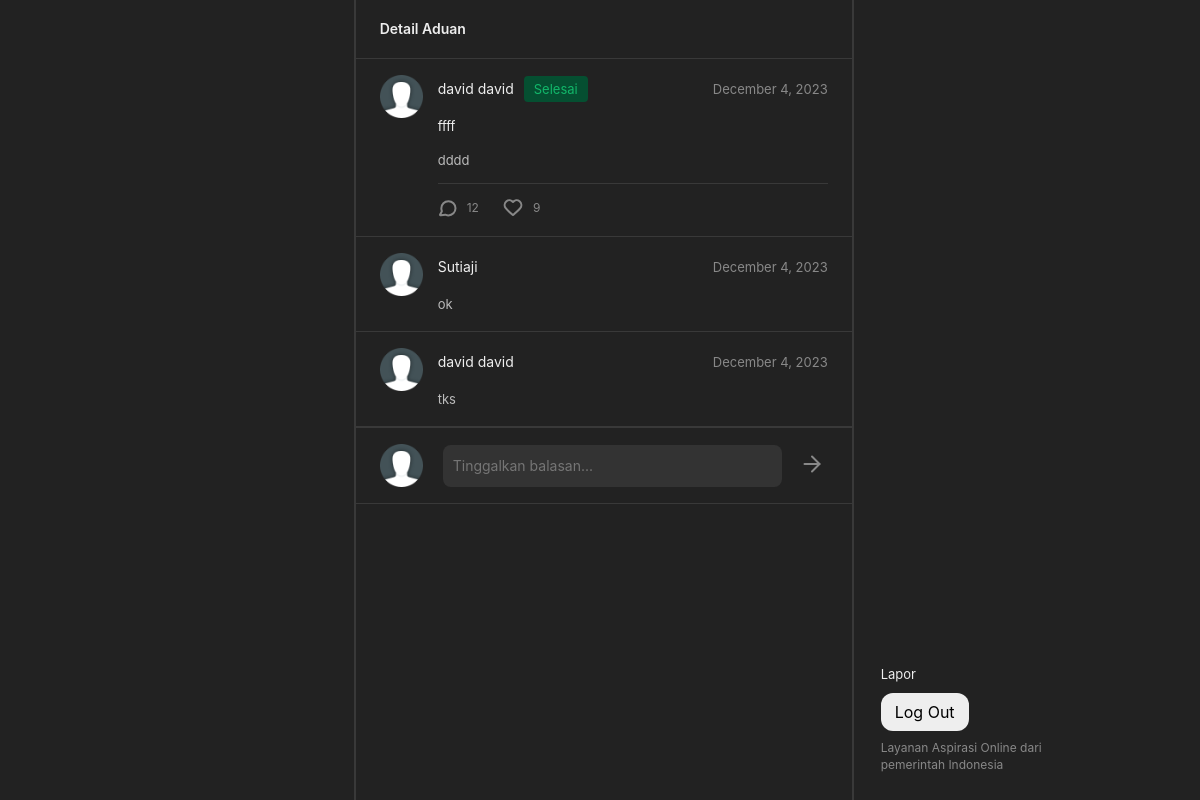
Page /detail_laporan.php?id=12&user_id=6&pelapor_id=20 (signed in) on the committed database.
### tables this page shows
CREATE TABLE `laporan` (
  `id` int(11) NOT NULL,
  `title` varchar(255) NOT NULL,
  `content` longtext NOT NULL,
  `is_anonymous` tinyint(1) NOT NULL,
  `created_at` datetime NOT NULL,
  `updated_at` datetime NOT NULL,
  `status` enum('diverifikasi','ditindaklanjuti','selesai') NOT NULL,
  `user_id` int(11) NOT NULL,
  `instansi_id` int(11) DEFAULT NULL,
  `imagepath` varchar(255) DEFAULT NULL
);

CREATE TABLE `users` (
  `id` int(11) NOT NULL,
  `email` varchar(255) NOT NULL,
  `name` varchar(255) NOT NULL,
  `password` varchar(255) NOT NULL,
  `usertype` enum('masyarakat','instansi','admin') NOT NULL
);

CREATE TABLE `comments` (
  `id` int(11) NOT NULL,
  `content` varchar(255) NOT NULL,
  `created_at` datetime NOT NULL,
  `user_id` int(11) NOT NULL,
  `laporan_id` int(11) NOT NULL
);

### detail_laporan.php (the view, shortened to what this page needs)
<?php
include 'db.php';
$id = $_GET['id'];
$komentar = "SELECT comments.*, users.name FROM comments LEFT JOIN users ON comments.user_id = users.id WHERE comments.laporan_id = $id";
$hasilkomentar = mysqli_query($conn, $komentar);
$stmt = $conn->prepare("SELECT laporan.*, users.name FROM laporan LEFT JOIN users ON laporan.user_id = users.id WHERE laporan.id = ?");
$stmt->bind_param("i", $id);
$stmt->execute();
$result = $stmt->get_result();
$row = $result->fetch_assoc();
?>
<!DOCTYPE html>
<html>
<head>
  <link href="style.css" rel="stylesheet">
</head>
<body>
  <div class="wrapper">
    <div class="middle middle-border">
      <div class="content middle-border">
        <div class="tulisan-my-blog">
          <span class="heading-bold">Detail Aduan</span>
        </div>
        <div class="post-list height-detail">
          <div class="post post-row pointer">
            <img src="/lapor-revised/assets/anonim.png" alt="my face" class="myphoto">
            <div class="full-body">
              <div class="head-wrapper">
                <div class="name-status-wrapper">
                  <span class="post-list-title">
                    <?php
                    if ($row['is_anonymous']) {
                      echo 'Anonim';
                    } else {
                      echo $row['name'];
                    }
                    ?>
                  </span>
                  <?php
                  switch ($row['status']) {
                    case 'selesai':
                      echo '<div class="status-success-wrapper"><span class="status-success-font">Selesai</span></div>';
                      break;
                  }
                  ?>
                </div>
                <span class="post-list-desc"><?php echo date("F j, Y", strtotime($row['created_at'])); ?></span>
              </div>
              <span class="aduan-title"><?php echo $row['title']; ?></span>
              <span class="aduan-content"><?php echo nl2br(htmlspecialchars($row['content'], ENT_QUOTES, 'UTF-8')); ?></span>
              <div class="divide-et-impera"></div>
              <div class="counter-all">
                <div class="counter-wrapper">
                  <span class="counter">12</span>
                </div>
                <div class="counter-wrapper">
                  <span class="counter">9</span>
                </div>
              </div>
            </div>
          </div>
<?php while ($rowkomentar = mysqli_fetch_assoc($hasilkomentar)) : ?>
  <div class="post post-row">
            <img src="/lapor-revised/assets/anonim.png" alt="my face" class="myphoto">
            <div class="full-body">
              <div class="head-wrapper">
                <div class="name-status-wrapper">
                  <span class="post-list-title">
                  <?php echo $rowkomentar['name'] ?>
                  </span>
                </div>
                <span class="post-list-desc"><?php echo date("F j, Y", strtotime($rowkomentar['created_at'])); ?></span>
              </div>
              <span class="aduan-content"><?php echo $rowkomentar['content']; ?></span>
            </div>
          </div>
  <?php endwhile; ?>
          <div class="tulisan-my-blog-yooi" style="background-color: #222222">
            <form method="post" action="reply.php" class="reply-input">
              <img src="/lapor-revised/assets/anonim.png" alt="my face" class="myphoto">
              <input type="text" name="reply" placeholder="Tinggalkan balasan..." />
              <button type="submit" name="submit-reply">
              </button>
            </form>
          </div>
        </div>
      </div>
    </div>
    <div class="right">
      <div class="content right-container">
        <div class="right-box">
          <span class="above-button">Lapor</span>
          <form method="post" action="logout.php">
            <button type="submit" name="logout" class="login-button">
              <span id="logoutt">Log Out</span>
            </button>
          </form>
          <span class="below-button">Layanan Aspirasi Online dari<br />pemerintah Indonesia</span>
        </div>
      </div>
    </div>
  </div>
</body>
</html>

### rows in the picture
laporan: user.name "david david", created_at "December 4, 2023", title "ffff", content "dddd"
comments: user.name "Sutiaji", created_at "December 4, 2023", content "ok"
comments: user.name "david david", created_at "December 4, 2023", content "tks"
